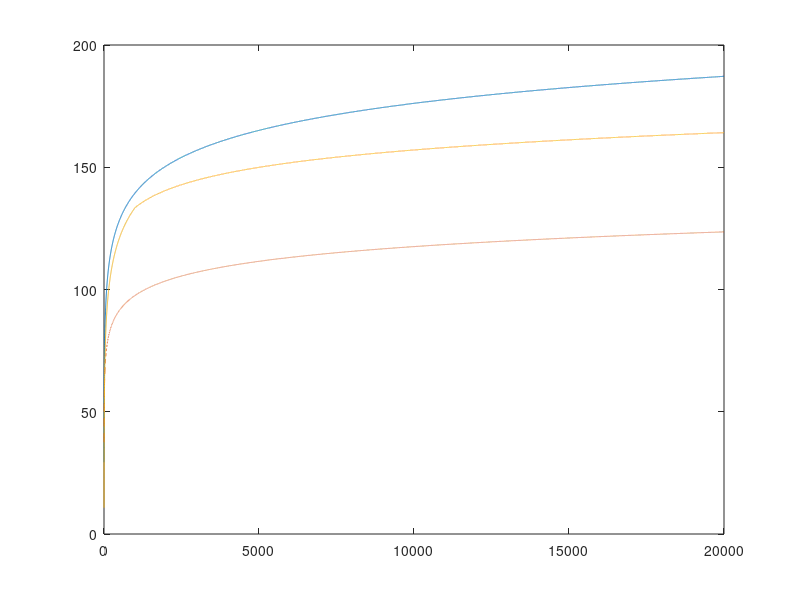

MATLAB code to generate this figure: (Note: this script raises an error after producing the figure.)
clear;
C = 3 * 10^8;  % Скорость света, м/с
THERMAL_NOISE_FLOOR_DBM_HZ = -174;  % Уровень теплового шума, дБм/Гц

power_bs_transmitter_dbm = 46;
sectors_per_bs = 3;
power_ue_transmitter_dbm = 24;
antenna_gain_bs_dbi = 21;
penetration_loss_db = 15;
interference_margin_db = 1;
frequency_ghz = 1.8;
bandwidth_ul_mhz = 10;
bandwidth_dl_mhz = 20;
noise_figure_bs_db = 2.4;
noise_figure_ue_db = 6;
sinr_dl_db = 2;
sinr_ul_db = 4;
mimo_antennas_bs = 2;
area_total_km2 = 100;
area_business_centers_km2 = 4;
feeder_loss_db = 2;

A = 46.3;
B = 33.9;

h_BS = 50; % Высота базовой станции
h_MS = 3; % Высота мобильной станции

r_umi = 500; % m
r_walf = 5000; % m

end_d = 20000;

% Вычисляемые параметры
frequency_hz = frequency_ghz * 10^9;
bandwidth_ul_hz = bandwidth_ul_mhz * 10^6;
bandwidth_dl_hz = bandwidth_dl_mhz * 10^6;

% Расчет теплового шума
thermal_noise_dl = THERMAL_NOISE_FLOOR_DBM_HZ + 10 * log10(bandwidth_dl_hz);
thermal_noise_ul = THERMAL_NOISE_FLOOR_DBM_HZ + 10 * log10(bandwidth_ul_hz);

% Расчет чувствительности
sensitivity_bs_dbm = thermal_noise_dl + sinr_dl_db + noise_figure_bs_db;
sensitivity_ue_dbm = thermal_noise_ul + sinr_ul_db + noise_figure_ue_db;

% Вычисление MIMO усиления
mimo_gain_db = 10 * log10(mimo_antennas_bs);

% Расчет максимальных потерь пути
max_path_loss_dl = power_bs_transmitter_dbm - feeder_loss_db + antenna_gain_bs_dbi + mimo_gain_db - ...
    penetration_loss_db - interference_margin_db - sensitivity_ue_dbm;
max_path_loss_ul = power_ue_transmitter_dbm - feeder_loss_db + antenna_gain_bs_dbi + mimo_gain_db - ...
    penetration_loss_db - interference_margin_db - sensitivity_bs_dbm;

fprintf('Уровень максимально допустимых потерь сигнала MAPL_UL: %.2f дБ\n', max_path_loss_ul);
fprintf('Уровень максимально допустимых потерь сигнала MAPL_DL: %.2f дБ\n', max_path_loss_dl);

% Функции для расчета моделей распространения сигнала
distances = (1:end_d);
path_loss_umi = 26 * log10(frequency_ghz) + 22.7 + 36.7 * log10(distances);

% Расчет FSPL
path_loss_fspl = 20 * log10((4 * pi * frequency_hz * distances) / C);

% Расчет COST 231
path_loss_cost = zeros(size(distances));
for i = 1:length(distances)
    distance_km = distances(i) * 10^-3;
    a_hms = 3.2 * (log10(11.75 * h_MS))^2 - 4.97;
    
    if distance_km >= 1
        s = 44.9 - 6.55 * log10(frequency_ghz * 10^3);
    else
        s = (47.88 + 13.9 * log10(frequency_ghz * 10^3) - 13.9 * log10(h_BS)) * (1 / log10(50));
    end
    
    L_clutter = 3;
    
    path_loss_cost(i) = A + B * log10(frequency_ghz * 10^3) - 13.82 * log10(h_BS) - a_hms + s * log10(distance_km) + L_clutter;
end
% % Построение графика COST 231
% distances_m = (1:end_d);
% path_loss_cost = zeros(size(distances_m));
% for i = 1:length(distances_m)
%     distance_km = distances_m(i) * 10^-3;
%     path_loss_cost(i) = 46.3 + 33.9 * log10(frequency_ghz * 10^3) - 13.82 * log10(50) - ...
%         (3.2 * (log10(11.75 * 1))^2 - 4.97) + ...
%         (44.9 - 6.55 * log10(frequency_ghz * 10^3)) * log10(distance_km) + 3;
% end

% Построение графика UMiNLOS
figure(1);
plot(distances, path_loss_umi, 'DisplayName', 'UMiNLOS');
hold on;
plot(distances, path_loss_fspl, '--', 'DisplayName', 'FSPM');
plot(distances, path_loss_cost, 'DisplayName', 'COST 231');
yline(max_path_loss_dl, 'r', 'MAPL_DL', 'LineWidth', 1);
yline(max_path_loss_ul, 'b', 'MAPL_UL', 'LineWidth', 1);
xlabel('Расстояние между приемником и передатчиком, м');
ylabel('Потери сигнала, дБ');
legend;
grid on;
hold off;

distances_m = (1:end_d);
figure(2);
plot(distances_m, path_loss_cost, 'DisplayName', 'COST 231');
hold on;
plot(distances_m, path_loss_fspl(1:end_d), '--', 'DisplayName', 'FSPM');
yline(max_path_loss_dl, 'r', 'MAPL_DL', 'LineWidth', 1);
yline(max_path_loss_ul, 'b', 'MAPL_UL', 'LineWidth', 1);
xlabel('Расстояние между приемником и передатчиком, м');
ylabel('Потери сигнала, дБ');
legend;
grid on;
hold off;

path_loss_walfish = 42.6 + 20 * log10(frequency_ghz * 10^3) + 26 * log10(distances / 1000);

figure(3);
plot(distances, path_loss_cost, 'DisplayName', 'COST 231');
hold on;
plot(distances, path_loss_umi, 'DisplayName', 'UMiNLOS');
plot(distances, path_loss_walfish, 'DisplayName', 'Walfish-Ikegami');
yline(max_path_loss_dl, 'r', 'MAPL_DL', 'LineWidth', 1);
yline(max_path_loss_ul, 'b', 'MAPL_UL', 'LineWidth', 1);
xlabel('Расстояние между приемником и передатчиком, м');
ylabel('Потери сигнала, дБ');
legend;
grid on;
hold off;

% Расчет покрытия базовой станции
radius_umi = r_umi * 10^-3;
radius_walf = r_walf * 10^-3;

area_umi = 1.95 * radius_umi^2;
area_walf = 1.95 * radius_walf^2;

fprintf('Радиус Базовой станции для Макро = %.3f км\n', radius_umi);
fprintf('Радиус Базовой станции для Микро = %.3f км\n', radius_walf);
fprintf('Площадь одной базовой станции для Макро = %.3f км кв\n', area_umi);
fprintf('Площадь одной базовой станции для Микро = %.3f км кв\n', area_walf);

bs_count_umi = area_business_centers_km2 / area_umi;
bs_count_walf = area_total_km2 / area_walf;

fprintf('Необходимое количество базовых станций для Макро: %.2f\n', bs_count_umi);
fprintf('Необходимое количество базовых станций для Микро: %.2f\n', bs_count_walf);
